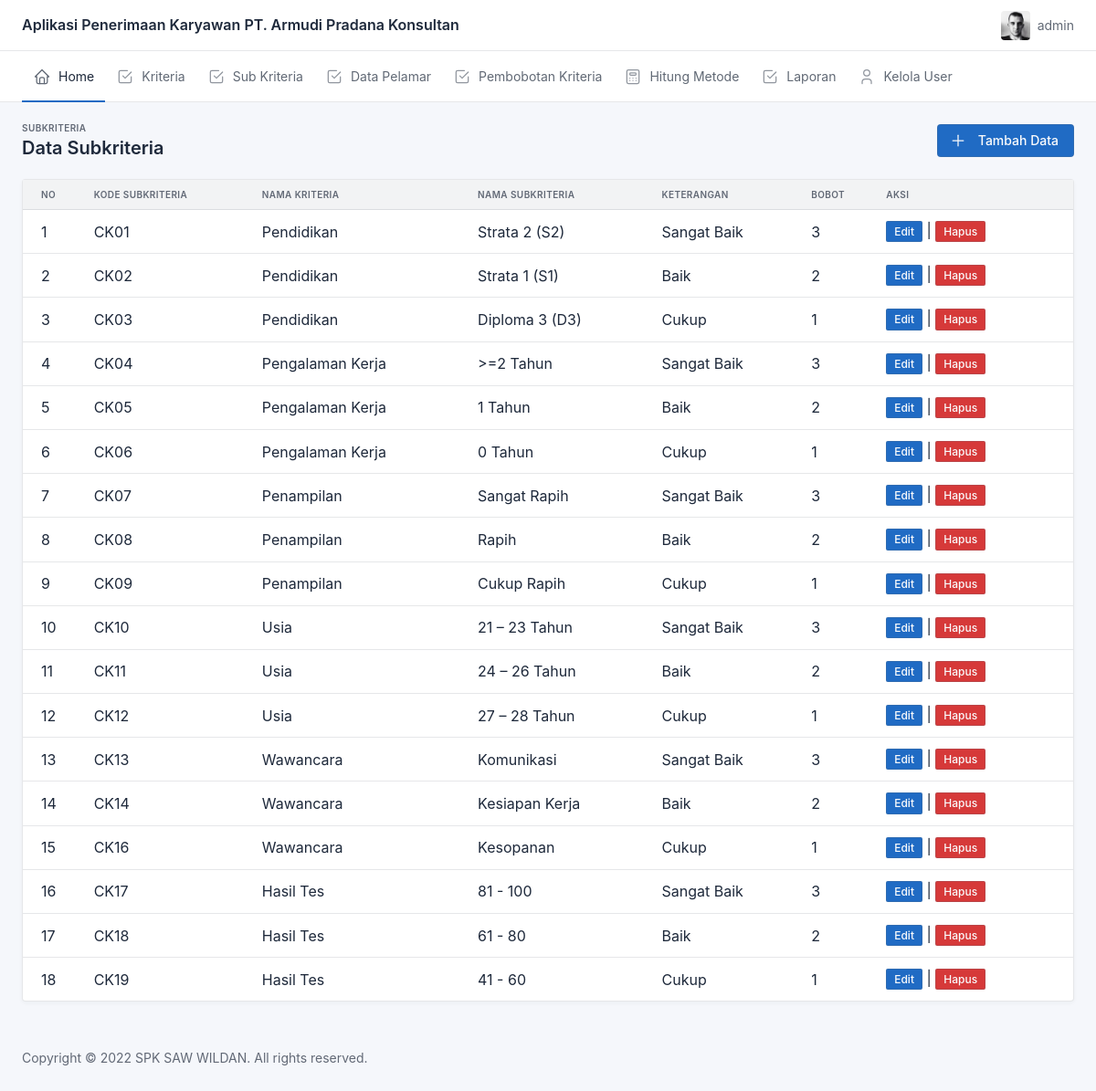
The app's page /index.php?page=subkriteria (signed in) with its own data.
### tables this page shows
CREATE TABLE `subkriteria` (
  `kode_subkriteria` varchar(4) NOT NULL,
  `nama_subkriteria` varchar(50) NOT NULL,
  `kode_kriteria` varchar(3) NOT NULL,
  `keterangan` varchar(50) NOT NULL,
  `bobot` double NOT NULL
);

CREATE TABLE `kriteria` (
  `kode_kriteria` varchar(3) NOT NULL,
  `nama_kriteria` varchar(30) NOT NULL,
  `atribut` varchar(30) NOT NULL,
  `nilai_input` varchar(15) NOT NULL,
  `nilai` varchar(10) NOT NULL
);

### page/subkriteria.php (the view, shortened to what this page needs)
<div class="container-xl">
    <div class="page-header d-print-none">
        <div class="row g-2 align-items-center">
            <div class="col">
                <div class="page-pretitle">
                    Subkriteria
                </div>
                <h2 class="page-title">
                    Data Subkriteria
                </h2>
            </div>
            <div class="col-12 col-md-auto ms-auto d-print-none">
                <div class="btn-list">
                    <a onclick="tambah()" class="btn btn-primary d-none d-sm-inline-block" data-bs-toggle="modal" data-bs-target="#modal-report">
                        Tambah Data
                    </a>
                </div>
            </div>
        </div>
    </div>
</div>
<div class="page-body">
    <div class="container-xl">
        <div class="row row-deck row-cards">
            <div class="col-12">
                <div class="card">
                    <div class="table-responsive">
                        <table class="table card-table table-vcenter text-nowrap datatable">
                            <thead>
                                <tr>
                                    <th>No</th>
                                    <th>Kode Subkriteria</th>
                                    <th>Nama Kriteria</th>
                                    <th>Nama Subkriteria</th>
                                    <th>Keterangan</th>
                                    <th>Bobot</th>
                                    <th>Aksi</th>
                                </tr>
                            </thead>
                            <tbody>
                                <?php
                                $no = 1;
                                $query = $koneksi->query("select * from subkriteria inner join kriteria on kriteria.kode_kriteria=subkriteria.kode_kriteria");
                                while ($hasil = $query->fetch_assoc()) {
                                ?>
                                    <tr>
                                        <td><?= $no++ ?></td>
                                        <td><?= $hasil['kode_subkriteria'] ?></td>
                                        <td><?= $hasil['nama_kriteria'] ?></td>
                                        <td><?= $hasil['nama_subkriteria'] ?></td>
                                        <td><?= $hasil['keterangan'] ?></td>
                                        <td><?= $hasil['bobot'] ?></td>
                                        <td><a onclick="ubah('<?= $hasil['kode_subkriteria'] ?>')" class="btn btn-primary btn-sm">Edit</a> | <a onclick="return confirm('Apakah kamu yakin akan menghapus?')" href="posts/subkriteria-proses.php?tipe=hapus&kode=<?= $hasil['kode_pelamar'] ?>" class="btn btn-danger btn-sm">Hapus</a></td>
                                    </tr>
                                <?php } ?>
                            </tbody>
                        </table>
                    </div>
                </div>
            </div>
        </div>
    </div>
</div>

### records on screen
subkriteria: kode_subkriteria "CK01", kode_kriteria.nama_kriteria "Pendidikan", nama_subkriteria "Strata 2 (S2)", keterangan "Sangat Baik", bobot "3"
subkriteria: kode_subkriteria "CK02", kode_kriteria.nama_kriteria "Pendidikan", nama_subkriteria "Strata 1 (S1)", keterangan "Baik", bobot "2"
subkriteria: kode_subkriteria "CK03", kode_kriteria.nama_kriteria "Pendidikan", nama_subkriteria "Diploma 3 (D3)", keterangan "Cukup", bobot "1"
subkriteria: kode_subkriteria "CK04", kode_kriteria.nama_kriteria "Pengalaman Kerja", nama_subkriteria ">=2 Tahun", keterangan "Sangat Baik", bobot "3"
subkriteria: kode_subkriteria "CK05", kode_kriteria.nama_kriteria "Pengalaman Kerja", nama_subkriteria "1 Tahun", keterangan "Baik", bobot "2"
subkriteria: kode_subkriteria "CK06", kode_kriteria.nama_kriteria "Pengalaman Kerja", nama_subkriteria "0 Tahun", keterangan "Cukup", bobot "1"
subkriteria: kode_subkriteria "CK07", kode_kriteria.nama_kriteria "Penampilan", nama_subkriteria "Sangat Rapih", keterangan "Sangat Baik", bobot "3"
subkriteria: kode_subkriteria "CK08", kode_kriteria.nama_kriteria "Penampilan", nama_subkriteria "Rapih", keterangan "Baik", bobot "2"
subkriteria: kode_subkriteria "CK09", kode_kriteria.nama_kriteria "Penampilan", nama_subkriteria "Cukup Rapih", keterangan "Cukup", bobot "1"
subkriteria: kode_subkriteria "CK10", kode_kriteria.nama_kriteria "Usia", nama_subkriteria "21 – 23 Tahun", keterangan "Sangat Baik", bobot "3"
subkriteria: kode_subkriteria "CK11", kode_kriteria.nama_kriteria "Usia", nama_subkriteria "24 – 26 Tahun", keterangan "Baik", bobot "2"
subkriteria: kode_subkriteria "CK12", kode_kriteria.nama_kriteria "Usia", nama_subkriteria "27 – 28 Tahun", keterangan "Cukup", bobot "1"
subkriteria: kode_subkriteria "CK13", kode_kriteria.nama_kriteria "Wawancara", nama_subkriteria "Komunikasi", keterangan "Sangat Baik", bobot "3"
subkriteria: kode_subkriteria "CK14", kode_kriteria.nama_kriteria "Wawancara", nama_subkriteria "Kesiapan Kerja", keterangan "Baik", bobot "2"
subkriteria: kode_subkriteria "CK16", kode_kriteria.nama_kriteria "Wawancara", nama_subkriteria "Kesopanan", keterangan "Cukup", bobot "1"
subkriteria: kode_subkriteria "CK17", kode_kriteria.nama_kriteria "Hasil Tes", nama_subkriteria "81 - 100", keterangan "Sangat Baik", bobot "3"
subkriteria: kode_subkriteria "CK18", kode_kriteria.nama_kriteria "Hasil Tes", nama_subkriteria "61 - 80", keterangan "Baik", bobot "2"
subkriteria: kode_subkriteria "CK19", kode_kriteria.nama_kriteria "Hasil Tes", nama_subkriteria "41 - 60", keterangan "Cukup", bobot "1"

### other values on screen
$_SESSION['level'] "admin"
